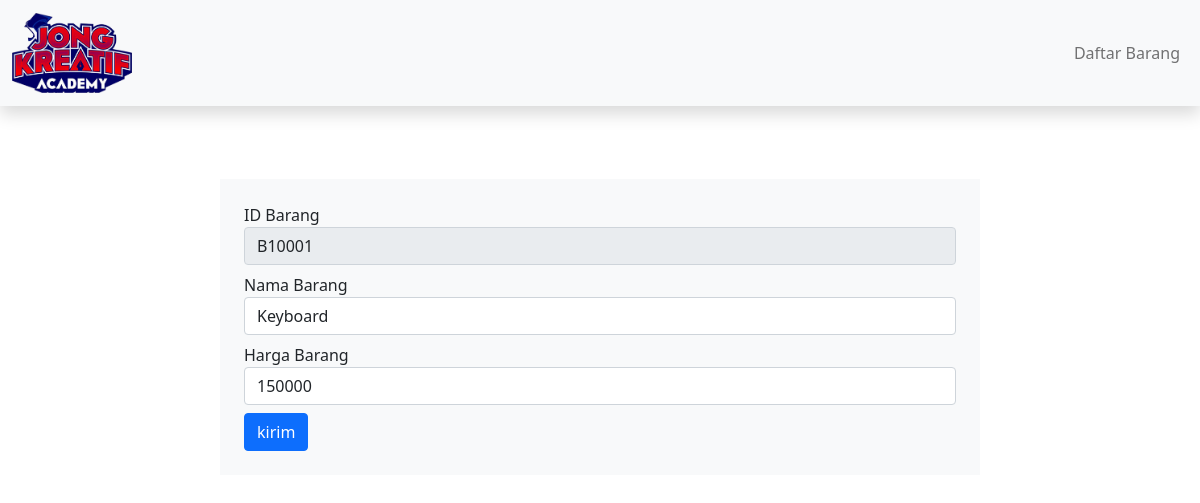
The app's page /form_edit_barang.php?id_barang=B10001 with its own data.
### tables this page shows
CREATE TABLE `barang` (
  `id_barang` varchar(20) NOT NULL,
  `nama_barang` varchar(50) NOT NULL,
  `harga` int(20) NOT NULL
);

### form_edit_barang.php (the view, shortened to what this page needs)
<?php
require_once("koneksi.php");
if ( isset($_GET["id_barang"]) ) $id_barang = $_GET["id_barang"];
else echo "ID Barang Tidak Ditemukan! <a href'index.php'>Kembali</a>";
$query = "SELECT * FROM barang WHERE id_barang = '{$id_barang}'";
$result = mysqli_query($mysqli, $query);
foreach ($result as $barang)
{
    $id_barang = $barang["id_barang"];
    $name = $barang["nama_barang"];
    $harga = $barang["harga"];
}
?>
<!DOCTYPE html>
<html lang="en">
<head>
    <link href="https://cdn.jsdelivr.net/npm/bootstrap@5.1.3/dist/css/bootstrap.min.css" rel="stylesheet">
    <link rel="stylesheet" href="https://cdn.jsdelivr.net/npm/bootstrap-icons@1.5.0/font/bootstrap-icons.css">
    <link href="style.css" rel="stylesheet">
</head>
<body>
    <nav class="navbar navbar-expand-lg navbar-light bg-light shadow">
        <div class="container-fluid">
            <a href="#" class="navbar-brand" JongKoding>
                <img src="image/logo-jongkreatif.png">
            </a>
            <div class="collapse navbar-collapse" id="navbarSupportedContent">
                <ul class="navbar-nav ms-auto mb-2 mb-lg-0">
                    <li class="nav-item">
                        <a class="nav-link" aria-current="page" href="#">Daftar Barang</a>
                    </li>
                </ul>
            </div>
        </div>
    </nav>
    <div id="form" class="pt-5">
        <div class="container">
            <div class="row d-flex justify-content-center">
                <div class="col col-8 p-4 bg-light">
                    <form action="action_edit_barang.php" method="POST">
                        <div class="form-group mb-2">
                            <label for="id_barang">ID Barang</label>
                            <input name="id_barang" id="id_barang" value="<?=$id_barang?>" class="form-control" type="text" placeholder="ID Barang" readonly>
                        </div>
                        <div class="form-group mb-2">
                            <label for="name">Nama Barang</label>
                            <input name="name" id="name" value="<?=$name?>" class="form-control" type="text" placeholder="Nama Barang" required>
                        </div>
                        <div class="form-group mb-2">
                            <label for="harga">Harga Barang</label>
                            <input name="harga" class="form-control" id="harga" value="<?=$harga?>" type="text" placeholder="Harga Barang" required>
                        </div>
                        <input name="submit" type="submit" value="kirim" class="btn btn-primary">
                    </form>
                </div>
            </div>
        </div>
    </div>
</body>
</html>

### style.css (style rules this page uses)
nav { background-color: #d3e0e2; margin-bottom: 25px; }
.navbar-brand img { max-height: 80px; }

### records on screen
barang: id_barang "B10001", name "Keyboard", harga "150000"
